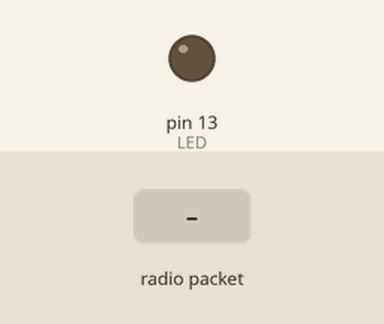
Recording of a sketch running on a simulated Arduino Uno, built with avr-gcc and run on an emulated ATmega328P. On the bench: output pins drawn as LEDs (lit = HIGH). Inputs (shaded band) come from the test bench. No radio packets arrive unless stated; pins used as bus, display or sensor lines are not drawn; what the sketch prints to the serial monitor is not drawn.

Above: at 1.2 s.
1.3 s: radio packet "1" arrives
Timing chart, 0 to 4.3 s (numbered marks = the images above; inputs shaded):
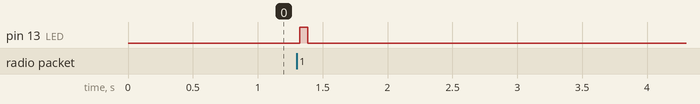

Measured:
- after the input at 1.3 s, pin 13 (LED): LOW → HIGH at once, → LOW 0.06 s later

The sketch:

generic_lora_feather_sender_900.ino
```cpp
#include <SPI.h>
#include <RH_RF95.h>

 /*
#define RFM95_CS 8
#define RFM95_RST 4
#define RFM95_INT 3
#define RF95_FREQ 433.0
 */

 // for feather32u4
#define RFM95_CS 8
#define RFM95_RST 4
#define RFM95_INT 7
#define RF95_FREQ 915.0

// Change to 434.0 or other frequency, must match RX's freq!
//#define RF95_FREQ 433.0

// Singleton instance of the radio driver
RH_RF95 rf95(RFM95_CS, RFM95_INT);

// Blinky on receipt
#define LED 13

void setup()
{
  pinMode(LED, OUTPUT);
  pinMode(RFM95_RST, OUTPUT);
  digitalWrite(RFM95_RST, HIGH);
  Serial.begin(115200);
//  while (!Serial) {
//    delay(1);
//  }
//  delay(100);

  Serial.println("Feather LoRa RX Test!");

  // manual reset
  digitalWrite(RFM95_RST, LOW);
  delay(10);
  digitalWrite(RFM95_RST, HIGH);
  delay(10);

  while (!rf95.init()) {
    Serial.println("LoRa radio init failed");
    while (1);
  }
  Serial.println("LoRa radio init OK!");
  // Defaults after init are 434.0MHz, modulation GFSK_Rb250Fd250, +13dbM
  if (!rf95.setFrequency(RF95_FREQ)) {
    Serial.println("setFrequency failed");
    while (1);
  }
  Serial.print("Set Freq to: "); Serial.println(RF95_FREQ);
  rf95.setTxPower(23, false);
}

void loop()
{
    uint8_t data[] = "ACK";
    rf95.send(data, sizeof(data));
    rf95.waitPacketSent();
    digitalWrite(LED, HIGH);

    if (rf95.available()) {
        // Should be a message for us now
        uint8_t buf[RH_RF95_MAX_MESSAGE_LEN];
        uint8_t len = sizeof(buf);

        if (rf95.recv(buf, &len))        {
          Serial.print("Got: ");
          for (int i = 0; i<len; i++){
              Serial.print((char)buf[i]);
          }
          Serial.println();
          Serial.print("RSSI: ");
          Serial.println(rf95.lastRssi(), DEC);
          if ( strcmp((char*)buf,"ACK") ){
              uint8_t data[] = "ACK";
              rf95.send(data, sizeof(data));
              rf95.waitPacketSent();
              Serial.println("Sent a reply");
          }
            digitalWrite(LED, LOW);
        } else {
          Serial.println("Receive failed");
        }
    }
    digitalWrite(LED,LOW);
    delay(250);
}
```
